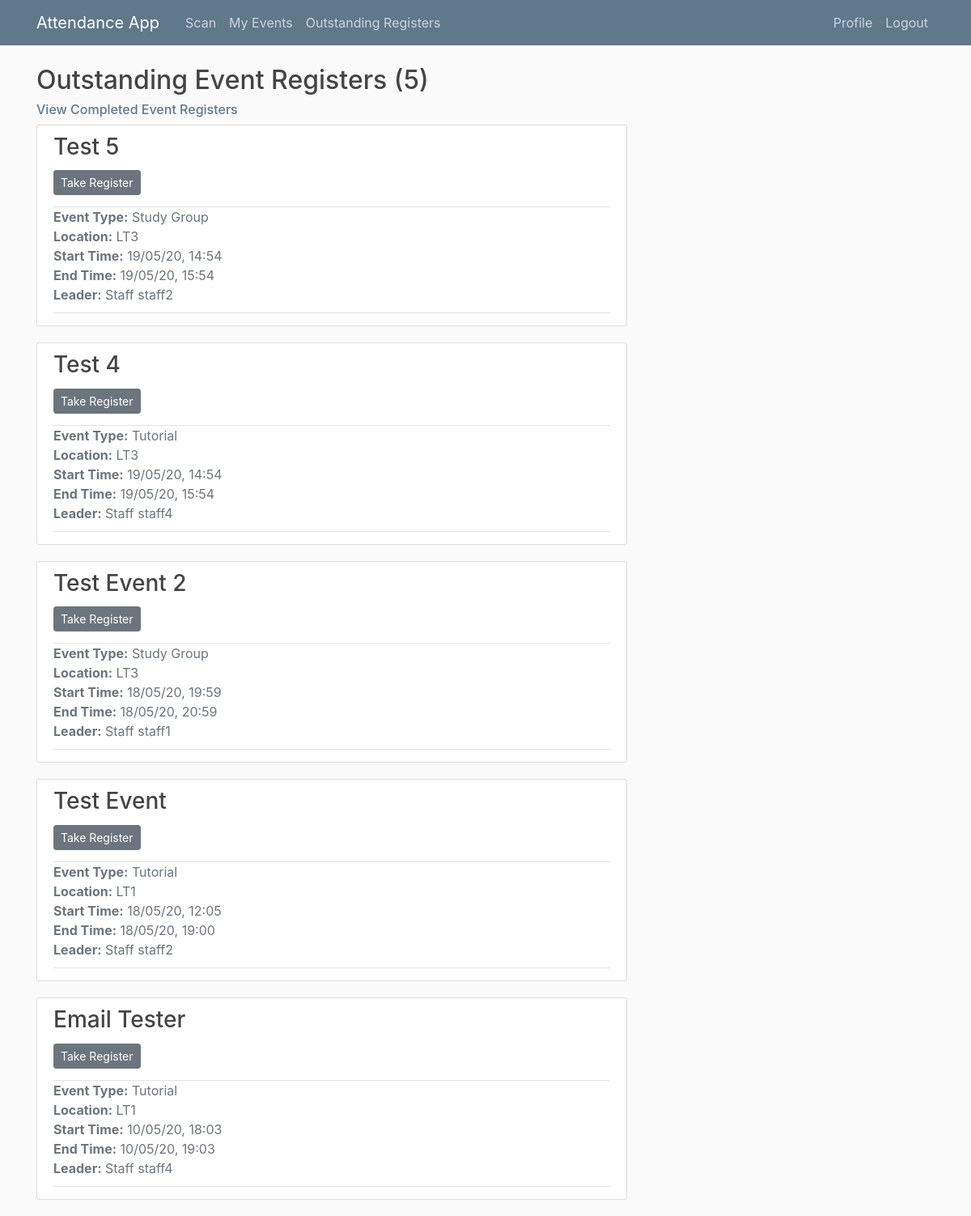
Page /registers/ (signed in) on the earlier database version.
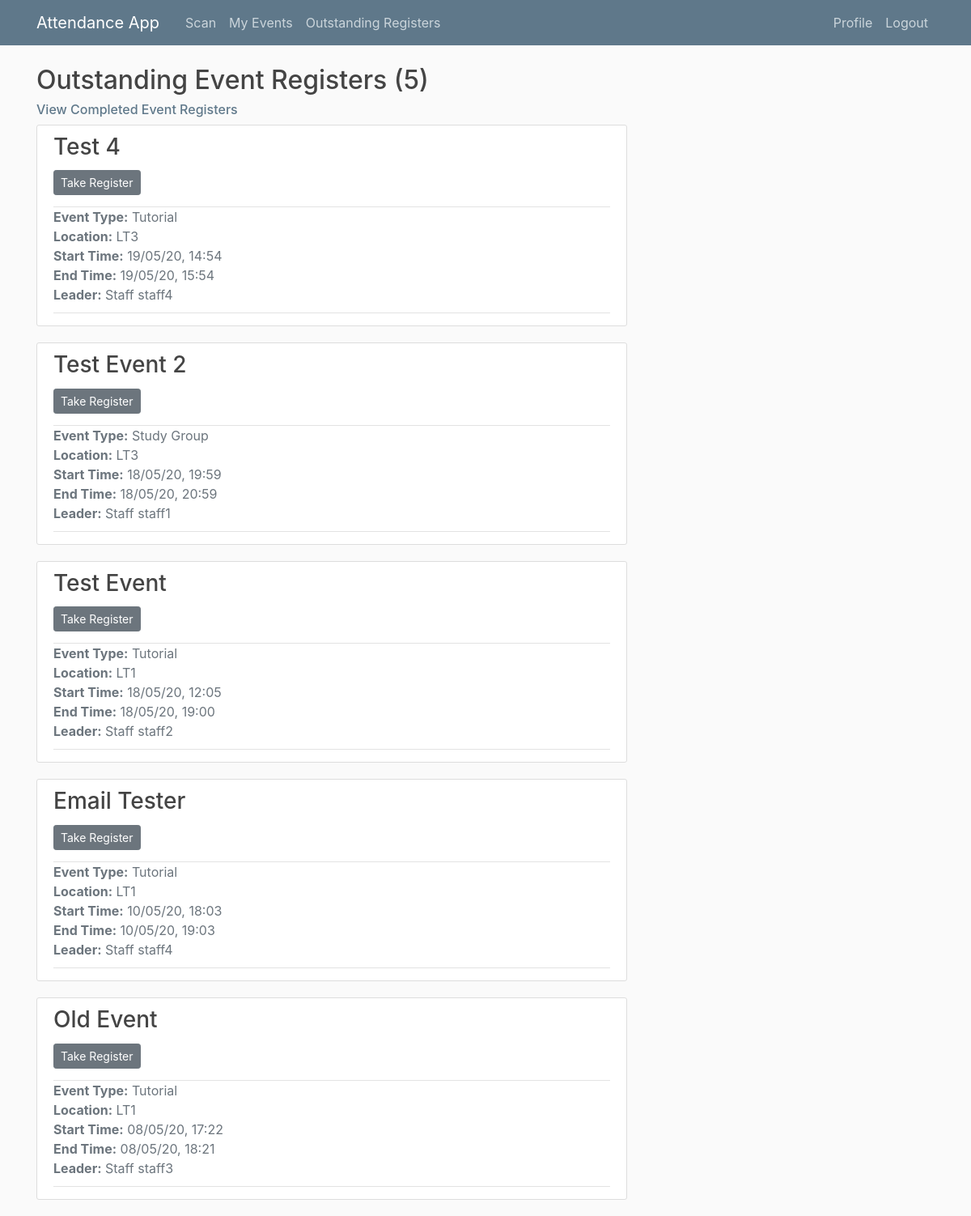
Same page on the later database version.
### main/models.py (models this page shows, shortened)
class Event(models.Model):
    EVENT_TYPES = (
        ('LE', 'Lecture'),
        ('EX', 'Examination'),
        ('TU', 'Tutorial'),
        ('SG', 'Study Group')
    )
    title = models.CharField(max_length = 100)
    event_type = models.CharField(max_length=2, choices=EVENT_TYPES) # Lecture, tutorial, exam or study group
    start_time = models.DateTimeField(default = timezone.now)
    end_time = models.DateTimeField(default = one_hour_ahead)
    location = models.CharField(max_length = 100, null = True)
    leader = models.ForeignKey(Staff, on_delete=models.CASCADE, related_name = 'staff_leader') # Leader must be a staff member
    attendees = models.ManyToManyField(Student, related_name='student_attendees')
    auth_uuid = models.UUIDField(default=uuid.uuid4, editable = False) # Generates authentication hash
    register_taken = models.BooleanField(default = False)
    def happening_now(self):
        if timezone.now() >= self.start_time and timezone.now() < self.end_time:
            return True
        else:
            return False

### users/models.py (models this page shows)
class Staff(models.Model):
    user = models.OneToOneField(User,  on_delete=models.CASCADE) # Each Staff object maps to one account and vice versa
    def __str__(self):
        return f'Staff {self.user.username}'
    class Meta:
        verbose_name_plural = 'Staff' # otherwise default in admin page would be 'Staffs'

### main/views.py (the view)
# urls.py: path('registers/', StaffRegisterListView.as_view(), name='outstanding-registers'),
class StaffRegisterListView(LoginRequiredMixin, UserPassesTestMixin, ListView):
    model = Event
    template_name = 'main/register_list.html' # Override the template to search for, default = <app>/<model>_<viewtype>.html (main/event_list.html)
    context_object_name = 'events' # Specify what variable name the objects in the list should be called, so they are looped as they were when using the function based view in the template
    paginate_by = 5 # number of events to display per page
    def get_queryset(self):
        user = self.request.user
        if user.groups.filter(name='Staff').exists():
            return Event.objects.filter(leader=user.staff, start_time__lte=timezone.now(), register_taken=False).exclude(event_type="LE").order_by('-start_time')
        elif user.groups.filter(name='Admin').exists(): # Admin users can view all events
            return Event.objects.filter(start_time__lte=timezone.now(), register_taken=False).exclude(event_type="LE").order_by('-start_time')
    def test_func(self):
        user = self.request.user
        if user.groups.filter(name="Admin") or user.groups.filter(name="Staff"):
            return True
        else:
            return False

### users/templatetags/user_extras.py (called while the page is built)
@register.filter(name='has_group')
def has_group(user, group_name):
    return user.groups.filter(name=group_name).exists()

### main/templates/main/register_list.html (shortened to what this page needs)
{% extends 'main/base.html' %}
{% load user_extras %}
{% load event_extras %}
{% block content %}
    {% block upcoming_or_past %}
        <h2>Outstanding Event Registers ({{ page_obj.paginator.count }})</h2>
        <h6><a class="subtitle" href="{% url 'completed-registers' %}">View Completed Event Registers</a></h6>
    {% endblock upcoming_or_past %}
    {% for event in events %}
        <article class="media content-section">
            <div class="media-body">
                <div class="article-header">
                    <h3><a class="article-title" href="{% url 'event-detail' event.id %}">{{ event.title }}</a></h3>
                    {% block take_or_edit_register %}
                        <a class="btn btn-secondary btn-sm mt-1 mb-1" href="{% url 'event-register' event.id %}">Take Register</a>
                    {% endblock take_or_edit_register %}
                </div>
                <div class="article-metadata">
                    <ul class="list-unstyled">
                        <li class="text-secondary"><b>Event Type:</b> {{ event.get_event_type_display }}</li>
                        <li class="text-muted"><b>Location:</b> {{ event.location }}</li>
                        <li class="text-muted"><b>Start Time:</b> {{ event.start_time|date:"d/m/y, H:i" }}</li>
                        <li class="text-muted"><b>End Time:</b> {{ event.end_time|date:"d/m/y, H:i" }}</li>
                        <li class="text-muted"><b>Leader:</b> {{ event.leader }}</li>
                    </ul>
                </div>
            </div>
        </article>
    {% endfor %}
{% endblock content %}

Differences in the rows shown:
no longer on this page (row edited): Event: title "Test 5", event_type "Study Group", location "LT3", start_time "19/05/20, 14:54", end_time "19/05/20, 15:54", leader "Staff staff2"
added Event: title "Old Event", event_type "Tutorial", location "LT1", start_time "08/05/20, 17:22", end_time "08/05/20, 18:21", leader "Staff staff3"
